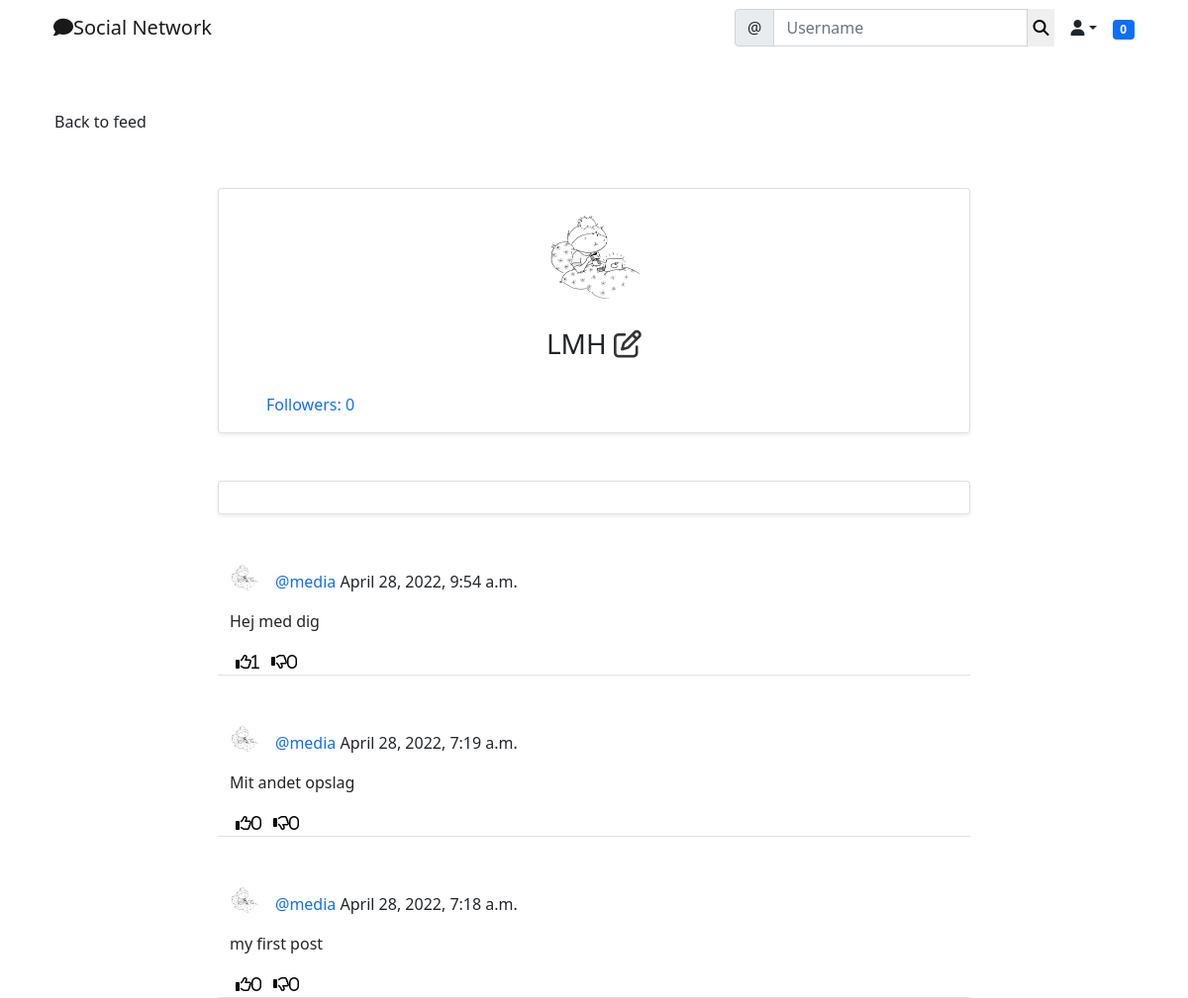
/social/profile/1/ (signed in), run on an earlier commit of the app's database.
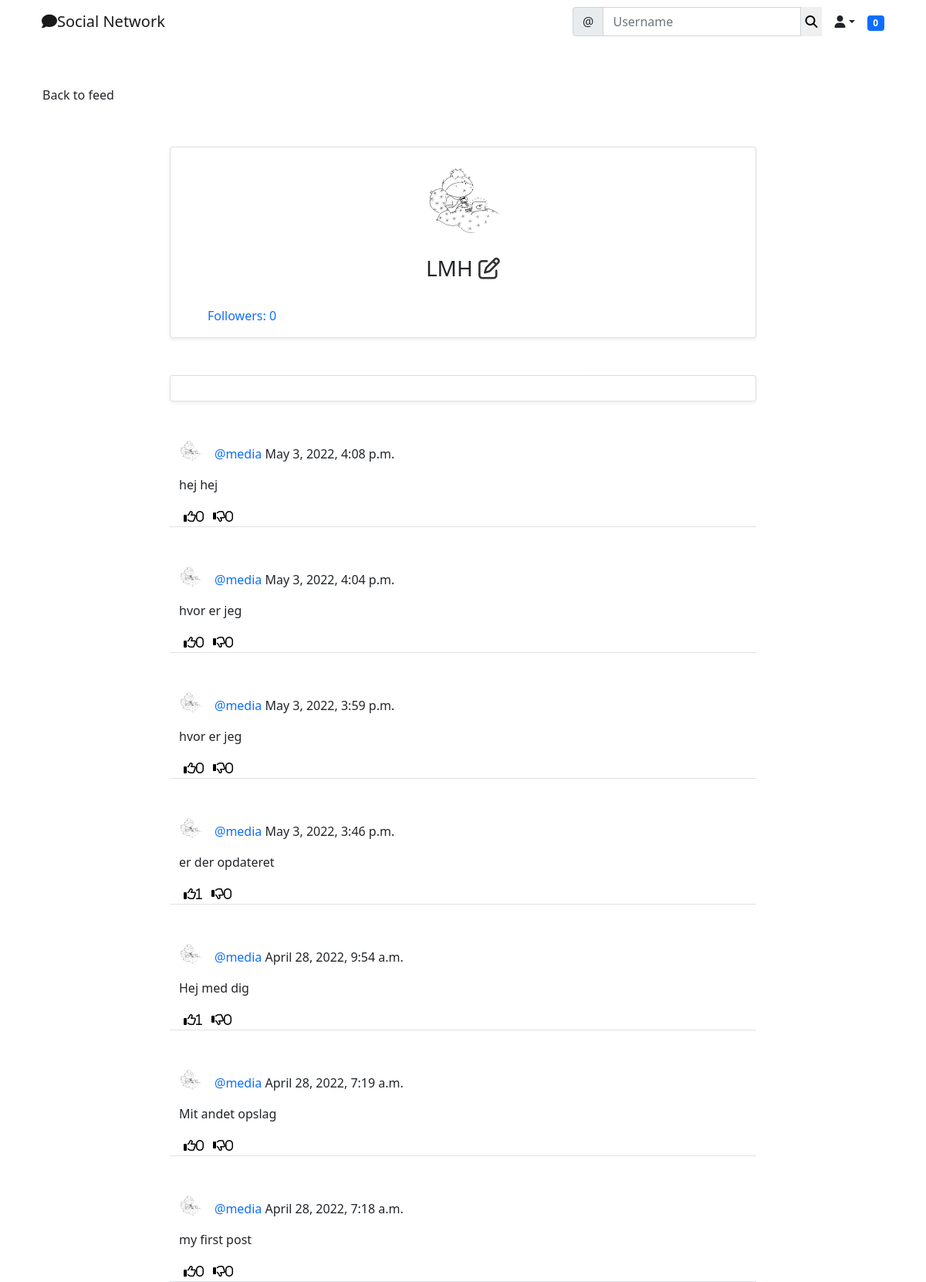
And on a later commit of the database.
### social/models.py (models this page shows)
class UserProfile(models.Model):
    user = models.OneToOneField(User, primary_key=True, verbose_name='user', related_name='profile', on_delete=models.CASCADE)
    name = models.CharField(max_length=30, blank=True, null=True)
    bio = models.TextField(max_length=500, blank=True, null=True)
    birth_date = models.DateField(null=True, blank=True)
    location = models.CharField(max_length=100, blank=True, null=True)
    picture = models.ImageField(upload_to='uploads/profile_pictures', default='uploads/profile_pictures/default.png.url', blank=True)
    followers = models.ManyToManyField(User, blank=True, related_name='followers')

class Post(models.Model):
    body = models.TextField()
    created_on = models.DateTimeField(default=timezone.now)
    author = models.ForeignKey(User, on_delete=models.CASCADE)
    likes = models.ManyToManyField(User, blank=True, related_name='likes')
    dislikes = models.ManyToManyField(User, blank=True, related_name='dislikes')

### social/views.py (the view)
# urls.py: path('profile/<int:pk>/', ProfileView.as_view(), name='profile'),
class ProfileView(View):
    def get(self, request, pk, *args, **kwargs):
        profile = UserProfile.objects.get(pk=pk)
        user = profile.user
        posts = Post.objects.filter(author=user).order_by('-created_on')
        followers = profile.followers.all()
        if len(followers) == 0:
            is_following = False
        for follower in followers:
            if follower == request.user:
                is_following = True
                break
            else:
                is_following = False
        number_of_followers = len(followers)
        context = {
            'user': user,
            'profile': profile,
            'posts': posts,
            'number_of_followers': number_of_followers,
            'is_following': is_following,
        }
        return render(request, 'social/profile.html', context)

### landing/templatetags/custom_tags.py (called while the page is built)
@register.inclusion_tag('social/show_notifications.html', takes_context=True)
def show_notifications(context):
    request_user = context['request'].user
    notifications = Notification.objects.filter(to_user=request_user).exclude(user_has_seen=True).order_by('-date')
    return{'notifications': notifications}

### social/templates/social/profile.html (shortened to what this page needs)
{% extends 'landing/base.html' %}
{% block content %}
<div class="container">
    <div class="row mt-5">
        <div class="col-md-3 col-sm-16">
            <a href="{% url 'post-list' %}" class="btn btn-ligth">Back to feed</a>
        </div>
    </div>
    <div class="row justify-content-center mt-5">
        <div class="card shadow-sm col-md-8 col-sm-12 border-bottom px-5 pt-3">
            <div class="text-center">
                <img src="{{ profile.picture.url }}" class="rounded-circle" width="100" height="100" />
                {% if profile.name %}
                <h3 class="py-4">{{ profile.name }}
                <span>
                    {% if request.user == user %}
                        <a href="{% url 'profile-edit' profile.pk %}" class="edit-color"><i class="far fa-edit"></i></a>
                    {% endif %}
                </span>
                {% endif %}
            </h3>
            </div>
            <div class="mb-3">
                <a href="{% url 'list-followers' profile.pk %}" class="post-link"> Followers: {{ number_of_followers }}</a>
            </div>
        </div>
    </div>
    <div class="row justify-content-center mt-5">
        <div class="card shadow-sm col-md-8 col-sm-12 border-bottom px-5 py-3">
        </div>
    </div>
    {% for post in posts %}
    <div class="row justify-content-center mt-5">
        <div class="col-md-8 col-sm-12 border-bottom">
            <div>
                <a href="{% url 'profile' post.author.profile.pk %}">
                    <img class="round-circle post-img" height="30" width="30" src="{{ post.author.profile.picture.url }}" />
                </a>
                <p class="post-text">
                    <a class="text-primary post-link" href="{% url 'profile' post.author.profile.pk %}">@{{ post.author }}</a> {{ post.created_on }}
                </p>
            </div>
            <div class="position-relative">
                <p>{{ post.body }}</p>
            </div>
            <div class="d-flex flex-row">
                <form method="POST" action="{% url 'like' post.pk %}">
                    <button class="remove-default-btn" type="submit">
                        <i class="far fa-thumbs-up"><span>{{ post.likes.all.count }}</span></i>
                    </button>
                </form>
                <form method="POST" action="{% url 'dislike' post.pk %}">
                    <button class="remove-default-btn" type="submit">
                        <i class="far fa-thumbs-down"><span>{{ post.dislikes.all.count }}</span></i>
                    </button>
                </form>
            </div>
        </div>
    </div>
    {% endfor %}
</div>
{% endblock content %}

### landing/templates/landing/base.html (shortened to what this page needs)
{% load static %}
<!doctype html>
<html lang="en">
  <head>
    <link href="https://cdn.jsdelivr.net/npm/bootstrap@5.0.2/dist/css/bootstrap.min.css" rel="stylesheet">
    <link href="{% static 'style.css' %}" rel="stylesheet">
  </head>
  <body>
    {% include 'landing/navbar.html' %}
    {% block content %}
    {% endblock content %}
  </body>
</html>

### landing/templates/landing/navbar.html (shortened to what this page needs)
{% load custom_tags %}
<div class="container">
<nav class="navbar navbar-expand-lg navbar-light">
    <div class="container-fluid">
      <a class="navbar-brand"
      {% if user.is_authenticated %}
      href="{% url 'post-list' %}"
      {% else %}
      href="{% url 'index' %}"
      {% endif %}
      ><i class="fas fa-comment"></i>Social Network</a>
      <div class="collapse navbar-collapse" id="navbarSupportedContent">
        <form class="d-flex" method="GET" action="{% url 'profile-search' %}">
            <div class="input-group">
                <span class="input-group-text" id="basic-addon1">@</span>
                <input type="text" class="form-control" placeholder="Username" aria-label="Username" aria-describedby="basic-addon1" name="query" value="{{ request.GET.query }}">
              <button style="border: none; background-color: transparant; box-shadow: none" type="submit"><i class="fas fa-search"></i></button>
            </div>
        </form>
        {% if user.is_authenticated %}
        <div class="nav-item dropdown">
            <a class="nav-link dropdown-toggle text-dark" data-bs-toggle="dropdown" role="button" aria-expanded="False"><i class="fas fa-user"></i></a>
        </div>
        <div class="nav-item">
          {% show_notifications %}
        </div>
        {% endif %}
      </div>
    </div>
  </nav>
</div>

### social/templates/social/show_notifications.html (shortened to what this page needs)
<div class="dropdown">
    <span class="badge bg-primary notification-badge" onclick="showNotifications()">{{ notifications.count }}</span>
</div>

### static/style.css (style rules this page uses)
.remove-default-btn { background-color: transparent; border: none; box-shadow: none; }
.edit-color { color: #333; }
.post-link { text-decoration: none; }
.post-text { padding-top: 0.5rem; }
.post-img { float: left; margin-right: 1rem; }
.notification-badge { transition: 0.3s; }
.dropdown { position: relative; display: inline-block; }

What changed in the data, as far as the page shows it:
added Post: author.profile.picture (picture), author "media", created_on "May 3, 2022, 4:08 p.m.", body "hej hej", likes.all.count "0", dislikes.all.count "0"
added Post: author.profile.picture (picture), author "media", created_on "May 3, 2022, 4:04 p.m.", body "hvor er jeg", likes.all.count "0", dislikes.all.count "0"
added Post: author.profile.picture (picture), author "media", created_on "May 3, 2022, 3:59 p.m.", body "hvor er jeg", likes.all.count "0", dislikes.all.count "0"
added Post: author.profile.picture (picture), author "media", created_on "May 3, 2022, 3:46 p.m.", body "er der opdateret", likes.all.count "1", dislikes.all.count "0"
